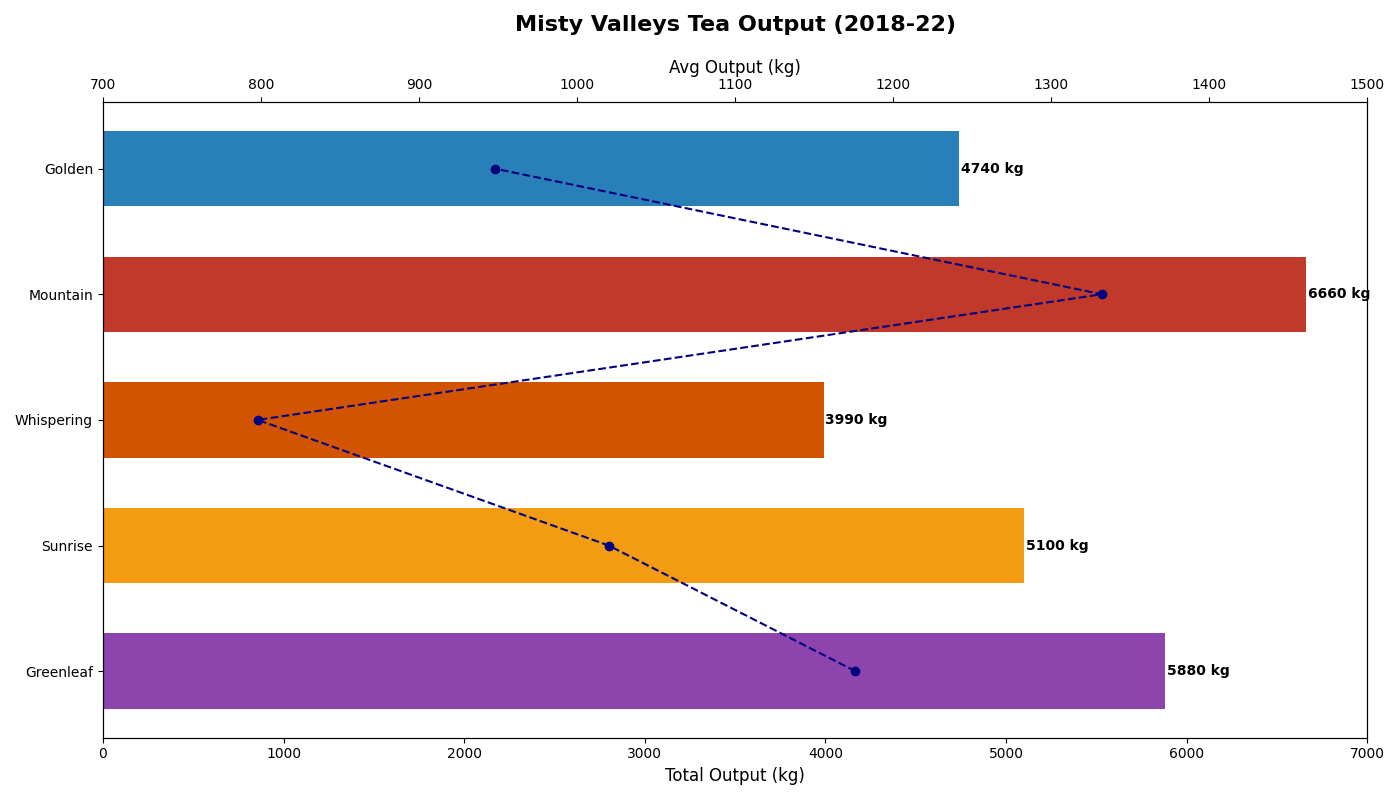

Here is the Python script that generated this plot:
import matplotlib.pyplot as plt
import numpy as np

plantations = ['Greenleaf', 'Sunrise', 'Whispering', 'Mountain', 'Golden']
years = ['2018', '2019', '2020', '2021', '2022']

production_data = np.array([
    [1100, 1150, 1200, 1180, 1250],
    [950, 1020, 980, 1050, 1100],
    [750, 780, 800, 810, 850],
    [1300, 1280, 1330, 1350, 1400],
    [890, 920, 950, 980, 1000]
])

total_production = np.sum(production_data, axis=1)
average_production = np.mean(production_data, axis=1)

fig, ax1 = plt.subplots(figsize=(14, 8))

# Bar chart for total production
new_colors = ['#8e44ad', '#f39c12', '#d35400', '#c0392b', '#2980b9']
bars = ax1.barh(plantations, total_production, color=new_colors, height=0.6)

for bar in bars:
    width = bar.get_width()
    ax1.text(width + 10, bar.get_y() + bar.get_height()/2, f'{width} kg', va='center', fontsize=10, fontweight='bold')

ax1.set_title("Misty Valleys Tea Output (2018-22)", fontsize=16, fontweight='bold', pad=20)
ax1.set_xlabel("Total Output (kg)", fontsize=12)
ax1.set_xlim(0, 7000)

ax2 = ax1.twiny()
ax2.plot(average_production, plantations, color='navy', marker='o', linestyle='--')
ax2.set_xlabel('Avg Output (kg)', fontsize=12)
ax2.set_xlim(700, 1500)

plt.tight_layout()
plt.show()
